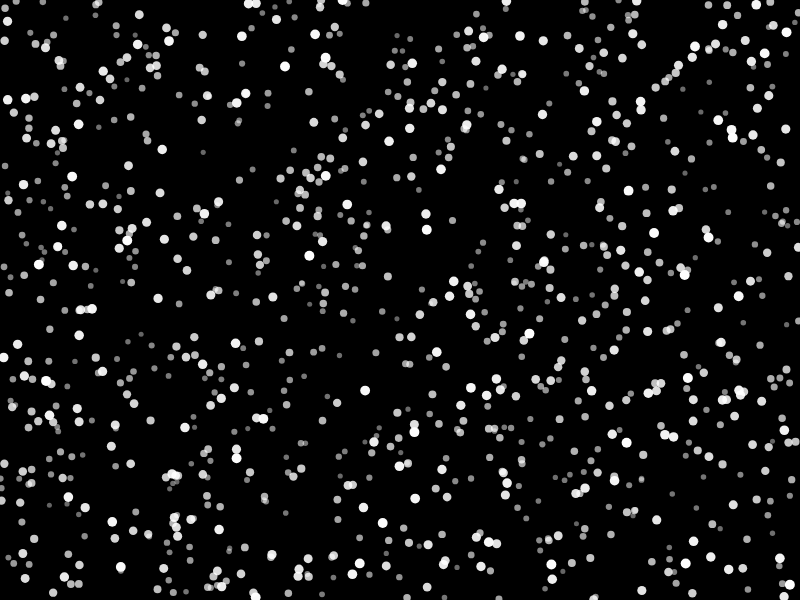
Frame 1 (no input)
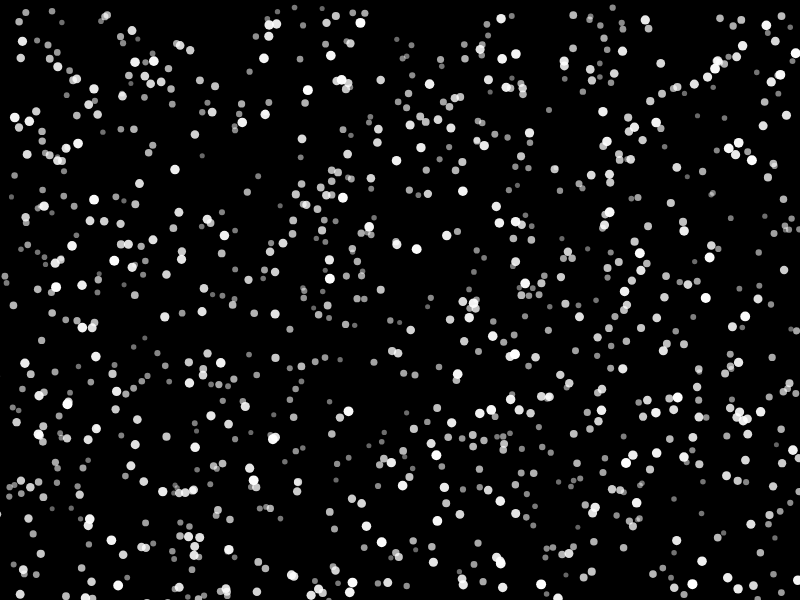
Frame 60 (no input)
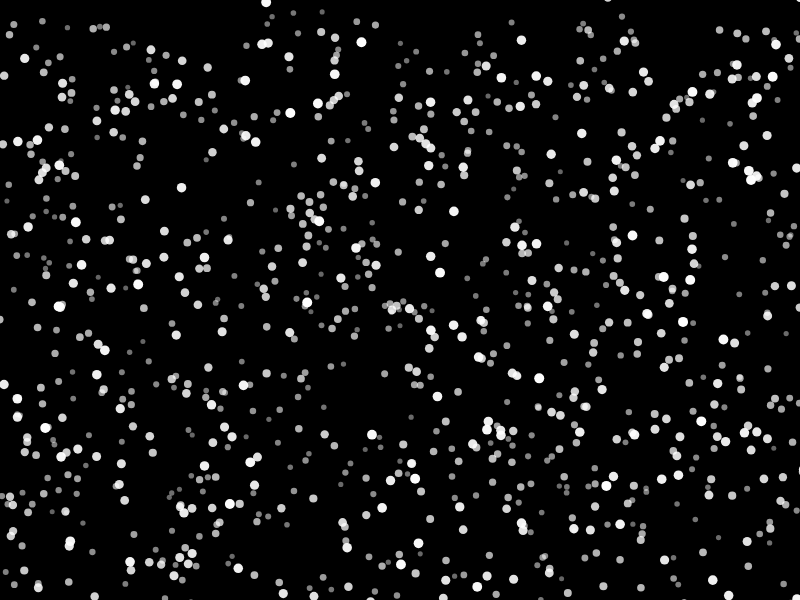
Frame 120 (the mouse pressed at the canvas centre since frame 60)

The p5.js sketch that drew these frames (run headless with seeded random() and noise() and a simulated clock; from frame 60 on, the mouse is pressed at the canvas centre):

// p5.js sketch
// ── sketch.js
var flake;
var flakes =[];
function setup(){

  createCanvas(displayWidth,displayHeight);
  flake = new Snow(100,100);
  for (var i = 0; i < 1000; i++){
    flakes.push(new Snow(random(0,displayWidth),random(0,displayHeight)));
  }



}

function draw(){
  background(0);
  flake.show();
  flake.update();
  for (var i = 0; i < flakes.length; i++){
    flakes[i].show();
    flakes[i].update();
  }

}

function keyPressed(){
  if (key == ' '){

  }
}

function keyPressed(){

  if (key == ' '){
    var fs = fullscreen();
    fullscreen(!fs);
    noCursor();
  }

}


function mousePressed(){
  for (var i = 0; i < 10; i++){
    flakes.push(new Snow(mouseX + random(-10,10),mouseY + random(-10,10)));
  }


}

// ── snow.js
function Snow(x,y){

  this.pos = createVector(x,y);
  this.rMin = 5;
  this.rMax = 10;
  this.r = random(this.rMin, this.rMax);
  this.initialSpeed = map(this.r, this.rMin, this.rMax,0.125,1);
  this.opacity = map(this.r, this.rMin, this.rMax, 100, 255);
  this.vel = createVector(0,0.5);
  this.vel.setMag(this.speed);
  this.speed = this.initialSpeed;

  this.velAngle = random(0,180);
  this.angleModifier = -3;

  this.show = function(){
    fill(255,this.opacity);
    noStroke();
    ellipse(this.pos.x,this.pos.y,this.r,this.r);
  }

  this.update = function(){
    angleMode(DEGREES);

    this.vel.x = this.speed * cos(this.velAngle);
    this.vel.y = this.speed * sin(this.velAngle)/2;


    this.velAngle = this.velAngle + this.angleModifier;
    this.speed += 0.002;


    if (this.velAngle < 0 || this.velAngle > 180){
      this.velAngle = 90 + this.angleModifier * 15;
      this.angleModifier = -this.angleModifier;
      this.speed = this.initialSpeed;
    }



    this.pos.add(this.vel);
    if (this.pos.y > displayHeight + this.r * 2 ){
      this.pos.y = -this.r * 2;
    }
  }
}

// ── style.css

/* style.css */

html, body {
  height: 100%;
}

body {
  margin: 0;
  display: flex;

  /* This centers our sketch horizontally. */
  justify-content: center;

  /* This centers our sketch vertically. */
  align-items: center;
}
